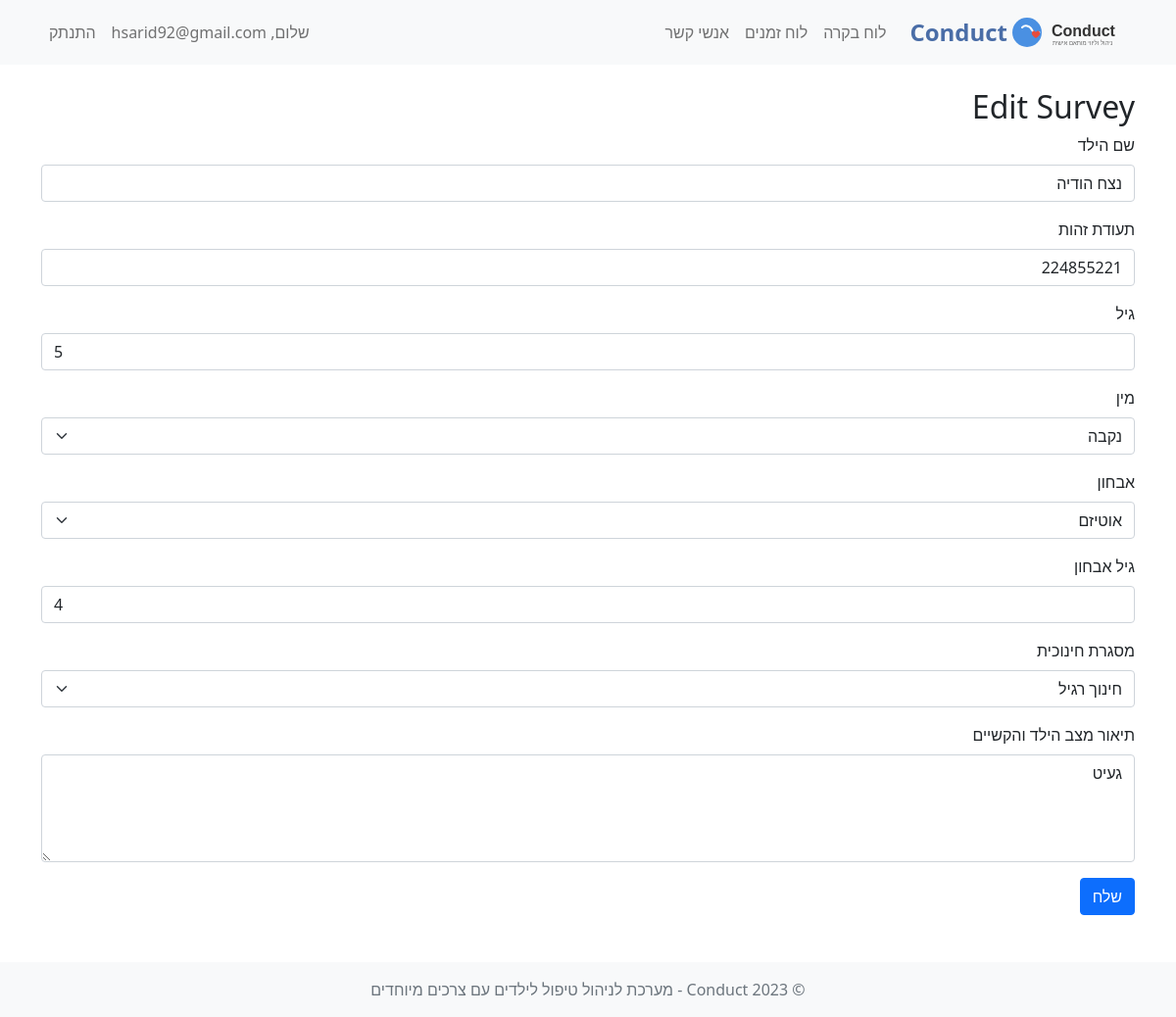
The page /edit_survey/1 (signed in) on the database its author committed.
### models.py (models this page shows, shortened)
class User(db.Model, UserMixin):
    id = db.Column(db.Integer, primary_key=True)
    username = db.Column(db.String(150), unique=True, nullable=False)
    password_hash = db.Column(db.String(256), nullable=False)

class Survey(db.Model):
    id = db.Column(db.Integer, primary_key=True)
    user_id = db.Column(db.Integer, db.ForeignKey('user.id'), nullable=False)
    child_name = db.Column(db.String(150), nullable=False)
    child_id = db.Column(db.String(20), nullable=False)
    age = db.Column(db.Integer, nullable=False)
    gender = db.Column(db.String(10), nullable=False)
    diagnosis = db.Column(db.String(150), nullable=False)
    diagnosis_age = db.Column(db.Integer, nullable=False)
    educational_framework = db.Column(db.String(150), nullable=False)
    description = db.Column(db.Text, nullable=True)

### survey_routes.py (the view, shortened to what this page needs)
@survey_bp.route('/edit_survey/<int:survey_id>', methods=['GET', 'POST'])
@login_required
def edit_survey(survey_id):
    survey = Survey.query.filter_by(id=survey_id, user_id=current_user.id).first()
    if not survey:
        flash('Survey not found or you do not have permission to edit it.')
        return redirect(url_for('user.dashboard'))
    return render_template('survey.html', title="Edit Survey", survey=survey)

### APP.py (called while the page is built)
@login_manager.user_loader
def load_user(user_id):
    return User.query.get(int(user_id))

### templates/survey.html (shortened to what this page needs)
{% extends "base.html" %}
{% block content %}
<h2>{{ title }}</h2>
<form method="POST" action="">
    <div class="mb-3">
        <label for="child_name" class="form-label">שם הילד</label>
        <input type="text" class="form-control" id="child_name" name="child_name" value="{{ survey.child_name if survey else '' }}" required>
    </div>
    <div class="mb-3">
        <label for="child_id" class="form-label">תעודת זהות</label>
        <input type="text" class="form-control" id="child_id" name="child_id" value="{{ survey.child_id if survey else '' }}" required>
    </div>
    <div class="mb-3">
        <label for="age" class="form-label">גיל</label>
        <input type="number" class="form-control" id="age" name="age" value="{{ survey.age if survey else '' }}" required>
    </div>
    <div class="mb-3">
        <label for="gender" class="form-label">מין</label>
        <select class="form-select" id="gender" name="gender" required>
            <option value="Female" {% if survey and survey.gender == 'Female' %}selected{% endif %}>נקבה</option>
        </select>
    </div>
    <div class="mb-3">
        <label for="diagnosis" class="form-label">אבחון</label>
        <select class="form-select" id="diagnosis" name="diagnosis" required>
            <option value="Autism" {% if survey and survey.diagnosis == 'Autism' %}selected{% endif %}>אוטיזם</option>
        </select>
    </div>
    <div class="mb-3">
        <label for="diagnosis_age" class="form-label">גיל אבחון</label>
        <input type="number" class="form-control" id="diagnosis_age" name="diagnosis_age" value="{{ survey.diagnosis_age if survey else '' }}" required>
    </div>
    <div class="mb-3">
        <label for="educational_framework" class="form-label">מסגרת חינוכית</label>
        <select class="form-select" id="educational_framework" name="educational_framework" required>
            <option value="Mainstream" {% if survey and survey.educational_framework == 'Mainstream' %}selected{% endif %}>חינוך רגיל</option>
        </select>
    </div>
    <div class="mb-3">
        <label for="description" class="form-label">תיאור מצב הילד והקשיים</label>
        <textarea class="form-control" id="description" name="description" rows="4">{{ survey.description if survey else '' }}</textarea>
    </div>
    <button type="submit" class="btn btn-primary">שלח</button>
</form>
{% endblock %}

### templates/base.html (shortened to what this page needs)
<!DOCTYPE html>
<html lang="he" dir="rtl">
<head>
    <link rel="stylesheet" href="https://cdn.jsdelivr.net/npm/bootstrap@5.0.2/dist/css/bootstrap.rtl.min.css">
    <link rel="stylesheet" href="https://cdnjs.cloudflare.com/ajax/libs/font-awesome/6.0.0-beta3/css/all.min.css">
</head>
<body>
    <nav class="navbar navbar-expand-lg navbar-light bg-light mb-4">
        <div class="container">
            <a class="navbar-brand d-flex align-items-center" href="{{ url_for('index') }}">
                <img src="{{ url_for('static', filename='img/logo.svg') }}" alt="Conduct Logo">
                <span class="app-name">Conduct</span>
            </a>
            <div class="collapse navbar-collapse" id="navbarNav">
                <ul class="navbar-nav me-auto">
                    {% if current_user.is_authenticated %}
                    <li class="nav-item">
                        <a class="nav-link" href="{{ url_for('user.dashboard') }}">לוח בקרה</a>
                    </li>
                    <li class="nav-item">
                        <a class="nav-link" href="{{ url_for('schedule.schedule') }}">לוח זמנים</a>
                    </li>
                    <li class="nav-item">
                        <a class="nav-link" href="{{ url_for('contact.contacts') }}">אנשי קשר</a>
                    </li>
                    {% endif %}
                </ul>
                <ul class="navbar-nav">
                    {% if current_user.is_authenticated %}
                    <li class="nav-item">
                        <span class="nav-link">שלום, {{ current_user.username }}</span>
                    </li>
                    <li class="nav-item">
                        <a class="nav-link" href="{{ url_for('user.logout') }}">התנתק</a>
                    </li>
                    {% endif %}
                </ul>
            </div>
        </div>
    </nav>
    <div class="container">
        {% block content %}{% endblock %}
    </div>
    <footer class="footer mt-5 py-3 bg-light">
        <div class="container text-center">
            <span class="text-muted">© 2023 Conduct - מערכת לניהול טיפול לילדים עם צרכים מיוחדים</span>
        </div>
    </footer>
</body>
</html>

### templates/base.html (style rules this page uses)
.navbar-brand img { height: 40px; margin-right: 10px; }
.app-name { font-weight: bold; color: #4a6da7; font-size: 24px; }
body { direction: rtl; text-align: right; }
.form-label { float: right; }

### rows shown on the page
User: username "hsarid92@gmail.com"
Survey: child_name "נצח הודיה", child_id "224855221", age "5", gender "נקבה", diagnosis "אוטיזם", diagnosis_age "4", educational_framework "חינוך רגיל", description "געיט"

### other values the page prints
{{ title }} "Edit Survey"
